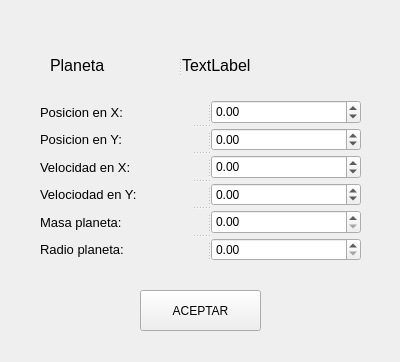
<?xml version="1.0" encoding="UTF-8"?>
<ui version="4.0">
 <class>inicializarvalores</class>
 <widget class="QWidget" name="inicializarvalores">
  <property name="geometry">
   <rect>
    <x>0</x>
    <y>0</y>
    <width>400</width>
    <height>362</height>
   </rect>
  </property>
  <property name="windowTitle">
   <string>Form</string>
  </property>
  <widget class="QPushButton" name="pushButton">
   <property name="geometry">
    <rect>
     <x>140</x>
     <y>290</y>
     <width>121</width>
     <height>41</height>
    </rect>
   </property>
   <property name="text">
    <string>ACEPTAR</string>
   </property>
  </widget>
  <widget class="QSplitter" name="splitter">
   <property name="geometry">
    <rect>
     <x>50</x>
     <y>40</y>
     <width>281</width>
     <height>51</height>
    </rect>
   </property>
   <property name="orientation">
    <enum>Qt::Horizontal</enum>
   </property>
   <widget class="QLabel" name="label">
    <property name="font">
     <font>
      <family>Arial</family>
      <pointsize>12</pointsize>
     </font>
    </property>
    <property name="text">
     <string>Planeta </string>
    </property>
   </widget>
   <widget class="QLabel" name="ContadorPlaneta">
    <property name="font">
     <font>
      <family>Arial</family>
      <pointsize>12</pointsize>
     </font>
    </property>
    <property name="text">
     <string>TextLabel</string>
    </property>
   </widget>
  </widget>
  <widget class="QSplitter" name="splitter_8">
   <property name="geometry">
    <rect>
     <x>40</x>
     <y>100</y>
     <width>321</width>
     <height>161</height>
    </rect>
   </property>
   <property name="orientation">
    <enum>Qt::Vertical</enum>
   </property>
   <widget class="QSplitter" name="splitter_2">
    <property name="orientation">
     <enum>Qt::Horizontal</enum>
    </property>
    <widget class="QLabel" name="PosX">
     <property name="font">
      <font>
       <family>Arial</family>
       <pointsize>10</pointsize>
      </font>
     </property>
     <property name="text">
      <string>Posicion en X:</string>
     </property>
    </widget>
    <widget class="QDoubleSpinBox" name="VPosX">
     <property name="minimumSize">
      <size>
       <width>150</width>
       <height>23</height>
      </size>
     </property>
     <property name="minimum">
      <double>-1000.000000000000000</double>
     </property>
     <property name="maximum">
      <double>1000.000000000000000</double>
     </property>
    </widget>
   </widget>
   <widget class="QSplitter" name="splitter_3">
    <property name="orientation">
     <enum>Qt::Horizontal</enum>
    </property>
    <widget class="QLabel" name="PosY">
     <property name="maximumSize">
      <size>
       <width>167</width>
       <height>16777215</height>
      </size>
     </property>
     <property name="font">
      <font>
       <family>Arial</family>
       <pointsize>10</pointsize>
      </font>
     </property>
     <property name="text">
      <string>Posicion en Y: </string>
     </property>
    </widget>
    <widget class="QDoubleSpinBox" name="VPosY">
     <property name="minimum">
      <double>-1000.000000000000000</double>
     </property>
     <property name="maximum">
      <double>1000.000000000000000</double>
     </property>
    </widget>
   </widget>
   <widget class="QSplitter" name="splitter_5">
    <property name="orientation">
     <enum>Qt::Horizontal</enum>
    </property>
    <widget class="QLabel" name="VelX">
     <property name="maximumSize">
      <size>
       <width>167</width>
       <height>16777215</height>
      </size>
     </property>
     <property name="font">
      <font>
       <family>Arial</family>
       <pointsize>10</pointsize>
      </font>
     </property>
     <property name="text">
      <string>Velocidad en X: </string>
     </property>
    </widget>
    <widget class="QDoubleSpinBox" name="VVX">
     <property name="minimum">
      <double>-1000.000000000000000</double>
     </property>
     <property name="maximum">
      <double>1000.000000000000000</double>
     </property>
    </widget>
   </widget>
   <widget class="QSplitter" name="splitter_4">
    <property name="orientation">
     <enum>Qt::Horizontal</enum>
    </property>
    <widget class="QLabel" name="VelY">
     <property name="maximumSize">
      <size>
       <width>167</width>
       <height>16777215</height>
      </size>
     </property>
     <property name="font">
      <font>
       <family>Arial</family>
       <pointsize>10</pointsize>
      </font>
     </property>
     <property name="text">
      <string>Velociodad en Y: </string>
     </property>
    </widget>
    <widget class="QDoubleSpinBox" name="VVY">
     <property name="minimumSize">
      <size>
       <width>150</width>
       <height>23</height>
      </size>
     </property>
     <property name="minimum">
      <double>-1000.000000000000000</double>
     </property>
     <property name="maximum">
      <double>1000.000000000000000</double>
     </property>
    </widget>
   </widget>
   <widget class="QSplitter" name="splitter_6">
    <property name="orientation">
     <enum>Qt::Horizontal</enum>
    </property>
    <widget class="QLabel" name="Masa">
     <property name="minimumSize">
      <size>
       <width>167</width>
       <height>0</height>
      </size>
     </property>
     <property name="font">
      <font>
       <family>Arial</family>
       <pointsize>10</pointsize>
      </font>
     </property>
     <property name="text">
      <string>Masa planeta: </string>
     </property>
    </widget>
    <widget class="QDoubleSpinBox" name="MP">
     <property name="minimumSize">
      <size>
       <width>150</width>
       <height>23</height>
      </size>
     </property>
     <property name="maximum">
      <double>99999999999.000000000000000</double>
     </property>
    </widget>
   </widget>
   <widget class="QSplitter" name="splitter_7">
    <property name="orientation">
     <enum>Qt::Horizontal</enum>
    </property>
    <widget class="QLabel" name="Radio">
     <property name="minimumSize">
      <size>
       <width>167</width>
       <height>0</height>
      </size>
     </property>
     <property name="font">
      <font>
       <family>Arial</family>
       <pointsize>10</pointsize>
      </font>
     </property>
     <property name="text">
      <string>Radio planeta: </string>
     </property>
    </widget>
    <widget class="QDoubleSpinBox" name="RP">
     <property name="minimumSize">
      <size>
       <width>150</width>
       <height>23</height>
      </size>
     </property>
     <property name="maximum">
      <double>9999999999.000000000000000</double>
     </property>
    </widget>
   </widget>
  </widget>
 </widget>
 <resources/>
 <connections/>
</ui>
